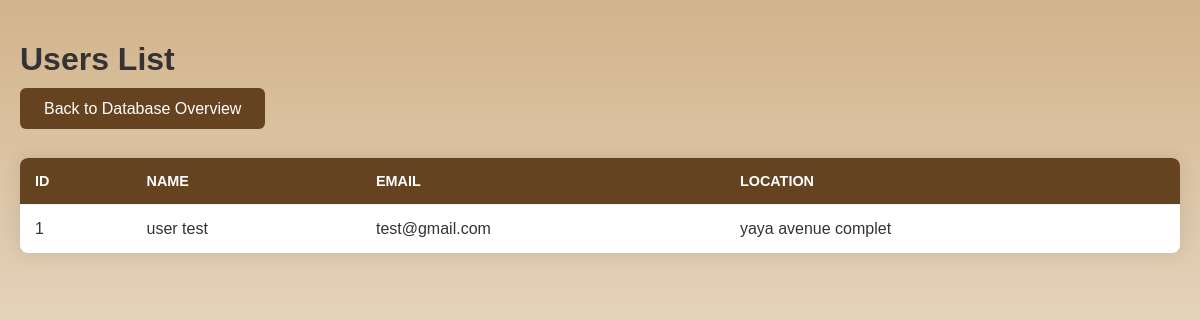
Screenshot of /view_users with the database file from the repository.
### app.py (models this page shows, shortened)
class User(db.Model):
    id = db.Column(db.Integer, primary_key=True)
    name = db.Column(db.String(100), nullable=False)
    location = db.Column(db.String(100), nullable=False)
    email = db.Column(db.String(120), unique=True, nullable=False)
    password = db.Column(db.String(200), nullable=False)

### app.py (the view)
@app.route('/view_users')
def view_users():
    users = User.query.all()
    return render_template('db/view_users.html', users=users)

### templates/db/view_users.html (shortened to what this page needs)
<!DOCTYPE html>
<html>
<head>
    <link rel="stylesheet" href="{{ url_for('static', filename='style.css') }}">
</head>
<body>
    <div class="container">
        <h1>Users List</h1>
        <div >
            <a class="btn-primary" href="{{ url_for('database_overview') }}">Back to Database Overview</a>
        </div>
<table class="enhanced-table">
<table class="enhanced-table">
            <thead>
                <tr>
                    <th>ID</th>
                    <th>Name</th>
                    <th>Email</th>
                    <th>Location</th>
                </tr>
            </thead>
            <tbody>
                {% for user in users %}
                <tr>
                    <td>{{ user.id }}</td>
                    <td>{{ user.name }}</td>
                    <td>{{ user.email }}</td>
                    <td>{{ user.location }}</td>
                </tr>
                {% endfor %}
            </tbody>
        </table>
    </div>
</body>
</html>

### static/style.css (style rules this page uses)
body { font-family: Arial, sans-serif; margin: 0; padding: 0; background: linear-gradient(to bottom, #D2B48C, #ffffff); color: #333; min-height: 100vh; }
.container { max-width: 1200px; margin: 0 auto; padding: 20px; }
.btn-primary { background-color: #654321; color: white; padding: 12px 24px; border-radius: 6px; text-decoration: none; transition: background-color 0.3s ease; }
.enhanced-table { width: 100%; border-collapse: collapse; margin: 20px 0; background: white; box-shadow: 0 0 20px rgba(0,0,0,0.1); border-radius: 8px; overflow: hidden; }
.enhanced-table th, .enhanced-table td { padding: 15px; text-align: left; border-bottom: 1px solid #f0f0f0; }
.enhanced-table th { background-color: #654321; color: white; font-weight: 600; text-transform: uppercase; font-size: 0.9em; }
.enhanced-table tr:last-child td { border-bottom: none; }

### rows the page displays
User: id "1", name "user test", email "test@gmail.com", location "yaya avenue complet"
